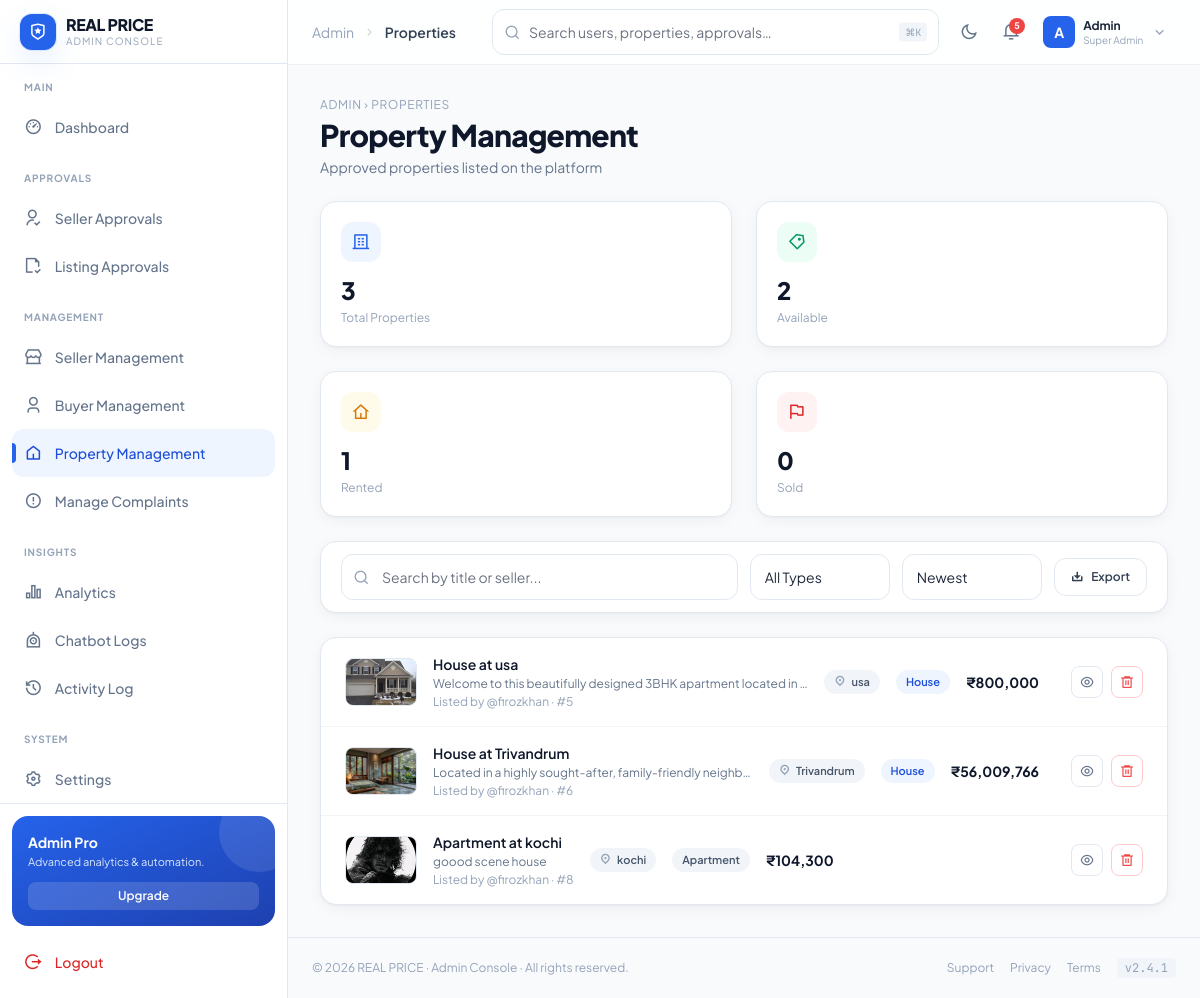
Page /properties/ on the committed database.
### app/models.py (models this page shows, shortened)
class Property(models.Model):
    PROPERTY_TYPES = [
        ('House', 'House'),
        ('Apartment', 'Apartment'),
        ('Commercial', 'Commercial'),
        ('Land', 'Land'),
    ]
    STATUS_CHOICES = [
        ('Available', 'Available'),
        ('Sold', 'Sold'),
        ('Rented', 'Rented'),
    ]
    LISTING_TYPE_CHOICES = [
        ('sale', 'For Sale'),
        ('rent', 'For Rent'),
    ]
    APPROVAL_STATUS_CHOICES = [
        ('pending', 'Pending Review'),
        ('approved', 'Approved'),
        ('rejected', 'Rejected'),
        ('changes_requested', 'Changes Requested'),
    ]
    property_type = models.CharField(max_length=50, choices=PROPERTY_TYPES)
    address = models.TextField()
    location = models.CharField(max_length=100)
    latitude = models.FloatField(null=True, blank=True)
    longitude = models.FloatField(null=True, blank=True)
    area_sqft = models.FloatField(null=True, blank=True)
    bedrooms = models.PositiveIntegerField(null=True, blank=True)
    bathrooms = models.PositiveIntegerField(null=True, blank=True)
    features = models.CharField(max_length=200, blank=True)
    description = models.TextField(blank=True)
    main_image = models.ImageField(upload_to='property_photos/', null=True, blank=True)
    image_1 = models.ImageField(upload_to='property_photos/', null=True, blank=True)
    image_2 = models.ImageField(upload_to='property_photos/', null=True, blank=True)
    image_3 = models.ImageField(upload_to='property_photos/', null=True, blank=True)
    price = models.DecimalField(max_digits=12, decimal_places=2)
    previous_price = models.DecimalField(
        max_digits=12, decimal_places=2, null=True, blank=True,
        help_text='Set when price is lowered, to show "Price Drop" badge.'
    )
    listing_type = models.CharField(
        max_length=4, choices=LISTING_TYPE_CHOICES, default='sale',
        db_index=True,
        help_text='Whether this property is for sale or for rent.'
    )
    status = models.CharField(max_length=20, choices=STATUS_CHOICES, default='Available')
    seller = models.ForeignKey(CustomUser, on_delete=models.CASCADE)
    is_approved = models.BooleanField(default=False)
    approved_at = models.DateTimeField(null=True, blank=True)
    approval_status = models.CharField(
        max_length=20,
        choices=APPROVAL_STATUS_CHOICES,
        default='pending',
        db_index=True,
    )
    admin_notes = models.TextField(blank=True, default='')       # Internal — NOT visible to seller
    seller_feedback = models.TextField(blank=True, default='')   # Message TO seller (reject/changes)
    reviewed_at = models.DateTimeField(null=True, blank=True)
    reviewed_by = models.ForeignKey(
        CustomUser,
        on_delete=models.SET_NULL,
        null=True,
        blank=True,
        related_name='reviewed_properties',
    )
    posted_at = models.DateTimeField(auto_now_add=True)
    slug = models.SlugField(unique=True, blank=True)

class CustomUser(AbstractBaseUser, PermissionsMixin):
    username = models.CharField(max_length=150, unique=True)
    email = models.EmailField(unique=True)
    phone = models.CharField(max_length=15)
    address = models.TextField()
    gender = models.CharField(max_length=10)
    profile_pic = models.ImageField(upload_to='profile_pics/', blank=True, null=True)
    proof_of_identity = models.FileField(upload_to='identity_proofs/', null=True, blank=True)
    ROLE_CHOICES = [
        ('seller', 'Seller'),
        ('admin', 'Admin'),
    ]
    role = models.CharField(max_length=10, choices=ROLE_CHOICES, default='seller')
    REVIEW_STATUS_CHOICES = [
        ('pending', 'Pending Review'),
        ('changes_requested', 'Changes Requested'),
        ('approved', 'Approved'),
        ('rejected', 'Rejected'),
    ]
    review_status = models.CharField(
        max_length=20, choices=REVIEW_STATUS_CHOICES, default='pending'
    )
    is_blocked = models.BooleanField(default=False)
    is_approved = models.BooleanField(default=False)
    is_active = models.BooleanField(default=True)
    is_staff = models.BooleanField(default=False)
    block_reason = models.TextField(blank=True, default='')
    rejection_reason = models.TextField(blank=True, default='')
    date_joined = models.DateTimeField(auto_now_add=True, null=True)
    USERNAME_FIELD = 'username'
    REQUIRED_FIELDS = ['email']
    objects = CustomUserManager()

### app/views.py (the view)
# urls.py: path('properties/', views.admin_property_list, name='admin_property_list'),
def admin_property_list(request):
    properties = Property.objects.filter(is_approved=True).select_related('seller')
    total_properties = properties.count()
    for_sale_count = properties.filter(status='Available').count()
    for_rent_count = properties.filter(status='Rented').count()
    return render(request, 'admin_property_list.html', {
        'properties': properties,
        'total_properties': total_properties,
        'for_sale_count': for_sale_count,
        'for_rent_count': for_rent_count,
    })

### app/templates/admin_property_list.html (shortened to what this page needs)
{% extends 'admin_base.html' %}
{% load humanize %}
{% block breadcrumb %}Properties{% endblock %}
{% block content %}
<section class="space-y-6">
  <div class="animate-fade-in-up">
    <p class="text-xs uppercase tracking-wider mb-1 text-ink-400">ADMIN › PROPERTIES</p>
    <h2 class="text-2xl sm:text-3xl font-extrabold text-ink-900 dark:text-white tracking-tight">Property Management</h2>
    <p class="text-sm mt-1 text-ink-500 dark:text-ink-400">Approved properties listed on the platform</p>
  </div>
  <div class="grid grid-cols-1 sm:grid-cols-2 xl:grid-cols-4 gap-4 sm:gap-6">
    <div class="card card-hover p-5 animate-fade-in-up stagger-1">
      <div class="flex items-center justify-between mb-3">
        <div class="h-10 w-10 rounded-xl bg-brand-50 dark:bg-brand-900/30 grid place-items-center">
          <i class="ri-building-4-line text-lg text-brand-600 dark:text-brand-400"></i>
        </div>
      </div>
      <p class="text-2xl font-extrabold text-ink-900 dark:text-white">{{ total_properties }}</p>
      <p class="text-xs text-ink-400 mt-1">Total Properties</p>
    </div>
    <div class="card card-hover p-5 animate-fade-in-up stagger-2">
      <div class="flex items-center justify-between mb-3">
        <div class="h-10 w-10 rounded-xl bg-success-50 dark:bg-success-900/30 grid place-items-center">
          <i class="ri-price-tag-3-line text-lg text-success-600 dark:text-success-400"></i>
        </div>
      </div>
      <p class="text-2xl font-extrabold text-ink-900 dark:text-white">{{ for_sale_count }}</p>
      <p class="text-xs text-ink-400 mt-1">Available</p>
    </div>
    <div class="card card-hover p-5 animate-fade-in-up stagger-3">
      <div class="flex items-center justify-between mb-3">
        <div class="h-10 w-10 rounded-xl bg-warning-50 dark:bg-warning-900/30 grid place-items-center">
          <i class="ri-home-4-line text-lg text-warning-600 dark:text-warning-400"></i>
        </div>
      </div>
      <p class="text-2xl font-extrabold text-ink-900 dark:text-white">{{ for_rent_count }}</p>
      <p class="text-xs text-ink-400 mt-1">Rented</p>
    </div>
    <div class="card card-hover p-5 animate-fade-in-up stagger-4">
      <div class="flex items-center justify-between mb-3">
        <div class="h-10 w-10 rounded-xl bg-danger-50 dark:bg-danger-900/30 grid place-items-center">
          <i class="ri-flag-line text-lg text-danger-600 dark:text-danger-400"></i>
        </div>
      </div>
      <p class="text-2xl font-extrabold text-ink-900 dark:text-white">{{ total_properties|add:"-"|add:for_sale_count|default:"0" }}</p>
      <p class="text-xs text-ink-400 mt-1">Sold</p>
    </div>
  </div>
  <div class="card px-5 py-3 animate-fade-in-up">
    <div class="flex flex-col md:flex-row items-stretch md:items-center gap-3">
      <div class="relative flex-1">
        <i class="ri-search-line absolute left-3 top-1/2 -translate-y-1/2 text-ink-400"></i>
        <input type="text" id="searchInput" placeholder="Search by title or seller..."
          class="input pl-10 pr-4">
      </div>
      <select id="typeFilter" class="input w-auto min-w-[140px]">
        <option value="all">All Types</option>
      </select>
      <select id="sortFilter" class="input w-auto min-w-[140px]">
        <option value="newest">Newest</option>
      </select>
      <button class="btn-outline text-xs"><i class="ri-download-2-line"></i> Export</button>
    </div>
  </div>
  <div class="card overflow-hidden" id="propertyList">
    <div class="divide-y divide-ink-100 dark:divide-ink-800">
      {% for property in properties %}
      <div class="property-row flex flex-col lg:flex-row items-start lg:items-center gap-4 px-6 py-4 hover:bg-ink-50 dark:hover:bg-ink-800/50 transition"
        data-title="{{ property.property_type|lower }} {{ property.location|lower }} {{ property.features|lower }}"
        data-seller="{{ property.seller.username|lower }}"
        data-type="{{ property.property_type|lower }}"
        data-status="{{ property.status|lower }}"
        data-price="{{ property.price }}"
        data-id="{{ property.id }}">
        <div class="w-[72px] h-12 rounded-lg overflow-hidden border border-ink-200 dark:border-ink-700 shrink-0">
          {% if property.main_image %}
          <img src="{{ property.main_image.url }}" alt="{{ property.property_type }}" class="w-full h-full object-cover">
          {% else %}
          <div class="w-full h-full flex items-center justify-center bg-ink-50 dark:bg-ink-800">
            <i class="ri-image-line text-lg text-ink-400"></i>
          </div>
          {% endif %}
        </div>
        <div class="min-w-0 max-w-md">
          <h3 class="text-ink-900 dark:text-white font-semibold text-sm truncate">{{ property.property_type }} at {{ property.location }}</h3>
          <p class="text-xs text-ink-500 dark:text-ink-400 truncate mt-0.5">{{ property.description|default:"No description"|truncatewords:15 }}</p>
          <p class="text-xs mt-0.5 text-ink-400">Listed by @{{ property.seller.username }} · #{{ property.id }}</p>
        </div>
        <span class="flex items-center gap-1.5 badge-neutral">
          <i class="ri-map-pin-2-line text-ink-400"></i>
          {{ property.location|truncatewords:3 }}
        </span>
        {% if property.property_type == 'House' %}
        <span class="badge-brand">House</span>
        {% elif property.property_type == 'Apartment' %}
        <span class="badge-neutral">Apartment</span>
        {% elif property.property_type == 'Commercial' %}
        <span class="badge-warning">Commercial</span>
        {% elif property.property_type == 'Land' %}
        <span class="badge-success">Land</span>
        {% elif property.property_type == 'Villa' %}
        <span class="badge-success">Villa</span>
        {% else %}
        <span class="badge-neutral">{{ property.property_type }}</span>
        {% endif %}
        <span class="text-ink-900 dark:text-white font-bold text-sm whitespace-nowrap">₹{{ property.price|floatformat:0|intcomma }}</span>
        <div class="flex items-center gap-2">
          <a href="{% url 'property_detail' property.id %}" class="act-btn border border-ink-200 dark:border-ink-700 rounded-lg" title="View Details">
            <i class="ri-eye-line text-sm"></i>
          </a>
          <button onclick="openDeleteModal({{ property.id }}, '{{ property.property_type|escapejs }} at {{ property.location|escapejs }}')" class="act-btn border border-danger-200 dark:border-danger-800 rounded-lg text-danger-500 hover:bg-danger-50 dark:hover:bg-danger-900/30 hover:text-danger-600" title="Delete Property">
            <i class="ri-delete-bin-6-line text-sm"></i>
          </button>
        </div>
      </div>
      {% empty %}
      <div class="px-6 py-16 text-center text-ink-400">
        <i class="ri-building-4-line text-5xl mb-3 block"></i>
        <p class="text-sm font-medium">No properties found</p>
        <p class="text-xs mt-1">No approved properties listed yet</p>
      </div>
      {% endfor %}
    </div>
  </div>
</section>
{% endblock %}

### rows in the picture
Property: main_image (placeholder picture), property_type "House", location "usa", description "Welcome to this beautifully designed 3BHK apartment located in…", seller.username "firozkhan", id "5", price "800,000"
Property: main_image (picture), property_type "House", location "Trivandrum", description "Located in a highly sought-after, family-friendly neighb…", seller.username "firozkhan", id "6", price "56,009,766"
Property: main_image (picture), property_type "Apartment", location "kochi", description "goood scene house", seller.username "firozkhan", id "8", price "104,300"

### other values in the picture
{{ total_properties }} "3"
{{ for_sale_count }} "2"
{{ for_rent_count }} "1"
{{ total_properties|add:"-"|add:for_sale_count|default:"0" }} "0"
